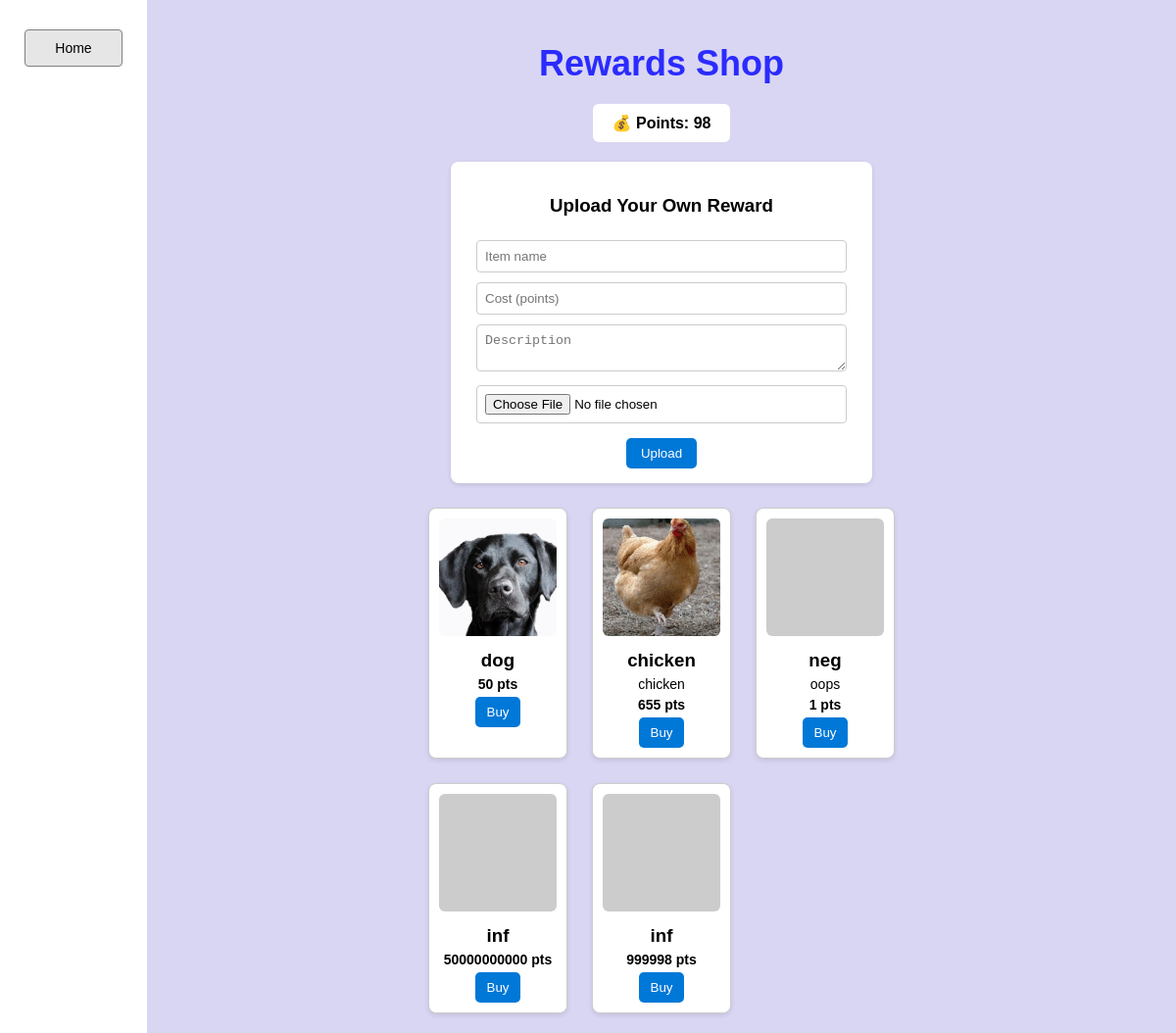
/shop/ (signed in), run on the app's committed database.
### todolist/models.py (models this page shows, shortened)
class UserProfile(models.Model):
    user = models.OneToOneField(User, on_delete=models.CASCADE)
    canvas_token = models.CharField(max_length=255, blank=True, null=True)
    points = models.IntegerField(default=0)

### shop/models.py (models this page shows, shortened)
class ShopItem(models.Model):
    owner = models.ForeignKey(User, on_delete=models.CASCADE, null=True, blank=True)
    name = models.CharField(max_length=100)
    description = models.TextField(blank=True)
    cost = models.IntegerField(default=0)
    image = models.ImageField(upload_to='shop_items/', blank=True, null=True)

### shop/views.py (the view, shortened to what this page needs)
# urls.py: path('', include('shop.urls'))
@login_required(login_url='login')
def shop(request):
    profile, _ = UserProfile.objects.get_or_create(user=request.user)
    items = ShopItem.objects.all()
    return render(request, "shop.html", {
        "profile": profile,
        "items": items,
    })

### templates/shop.html (shortened to what this page needs)
<!DOCTYPE html>
<html lang="en">
<head>
</head>
<body>
  <div class="sidebar">
    <a href="{% url 'home' %}"><button>Home</button></a>
  </div>
  <div class="main">
    <h1>Rewards Shop</h1>
    <div class="points">💰 Points: {{ profile.points }}</div>
    <div class="upload-form">
      <h3>Upload Your Own Reward</h3>
      <form method="POST" enctype="multipart/form-data">
        <input type="text" name="name" placeholder="Item name" required><br>
        <input type="number" name="cost" placeholder="Cost (points)" min="1" max="999999" required><br>
        <textarea name="description" placeholder="Description"></textarea><br>
        <input type="file" name="image" accept="image/*"><br>
        <button type="submit" name="upload_item">Upload</button>
      </form>
    </div>
    <div class="grid">
      {% for item in items %}
      <div class="item-card">
        {% if item.image %}
          <img src="{{ item.image.url }}" alt="{{ item.name }}">
        {% else %}
          <img src="https://via.placeholder.com/150" alt="No image">
        {% endif %}
        <h3>{{ item.name }}</h3>
        <p>{{ item.description }}</p>
        <p><strong>{{ item.cost }} pts</strong></p>
        <form method="POST">
          <button type="submit">Buy</button>
        </form>
      </div>
      {% endfor %}
    </div>
  </div>
</body>
</html>

### templates/shop.html (style rules this page uses)
body { margin: 0; font-family: Arial, sans-serif; background-color: #d9d6f3; display: flex; height: 100vh; }
.sidebar { width: 150px; background-color: white; display: flex; flex-direction: column; align-items: center; padding-top: 20px; box-shadow: 2px 0 5px rgba(0,0,0,0.1); }
.sidebar button { width: 100px; margin: 10px 0; padding: 10px; border: 1px solid gray; background-color: #e6e6e6; cursor: pointer; font-size: 14px; border-radius: 4px; }
.main { flex: 1; background-color: #d9d6f3; display: flex; flex-direction: column; align-items: center; padding: 20px; overflow-y: auto; }
h1 { color: #2b2bff; font-size: 36px; margin-bottom: 20px; }
.points { background: white; padding: 10px 20px; border-radius: 6px; margin-bottom: 20px; font-weight: bold; }
.upload-form { background: white; padding: 15px; border-radius: 8px; margin-bottom: 25px; box-shadow: 0 2px 5px rgba(0,0,0,0.1); width: 400px; text-align: center; }
.upload-form input, .upload-form textarea { width: 90%; margin: 5px 0; padding: 8px; border: 1px solid #ccc; border-radius: 4px; }
.upload-form button { background-color: #0078d7; color: white; border: none; padding: 8px 15px; border-radius: 5px; cursor: pointer; margin-top: 10px; }
.grid { display: grid; grid-template-columns: repeat(3, 1fr); gap: 25px; max-width: 800px; }
.item-card { background: white; border: 1px solid #ccc; border-radius: 8px; text-align: center; padding: 10px; box-shadow: 0 2px 5px rgba(0,0,0,0.1); }
.item-card img { width: 100%; height: 120px; object-fit: cover; border-radius: 6px; }
.item-card h3 { margin: 10px 0 5px; }
.item-card p { font-size: 14px; margin: 5px 0; }
.item-card button { background-color: #0078d7; color: white; border: none; padding: 8px 12px; border-radius: 5px; cursor: pointer; }

### data on the page
UserProfile: points "98"
ShopItem: image (picture), name "dog", cost "50"
ShopItem: image (picture), name "chicken", description "chicken", cost "655"
ShopItem: name "neg", description "oops", cost "1"
ShopItem: name "inf", cost "50000000000"
ShopItem: name "inf", cost "999998"
